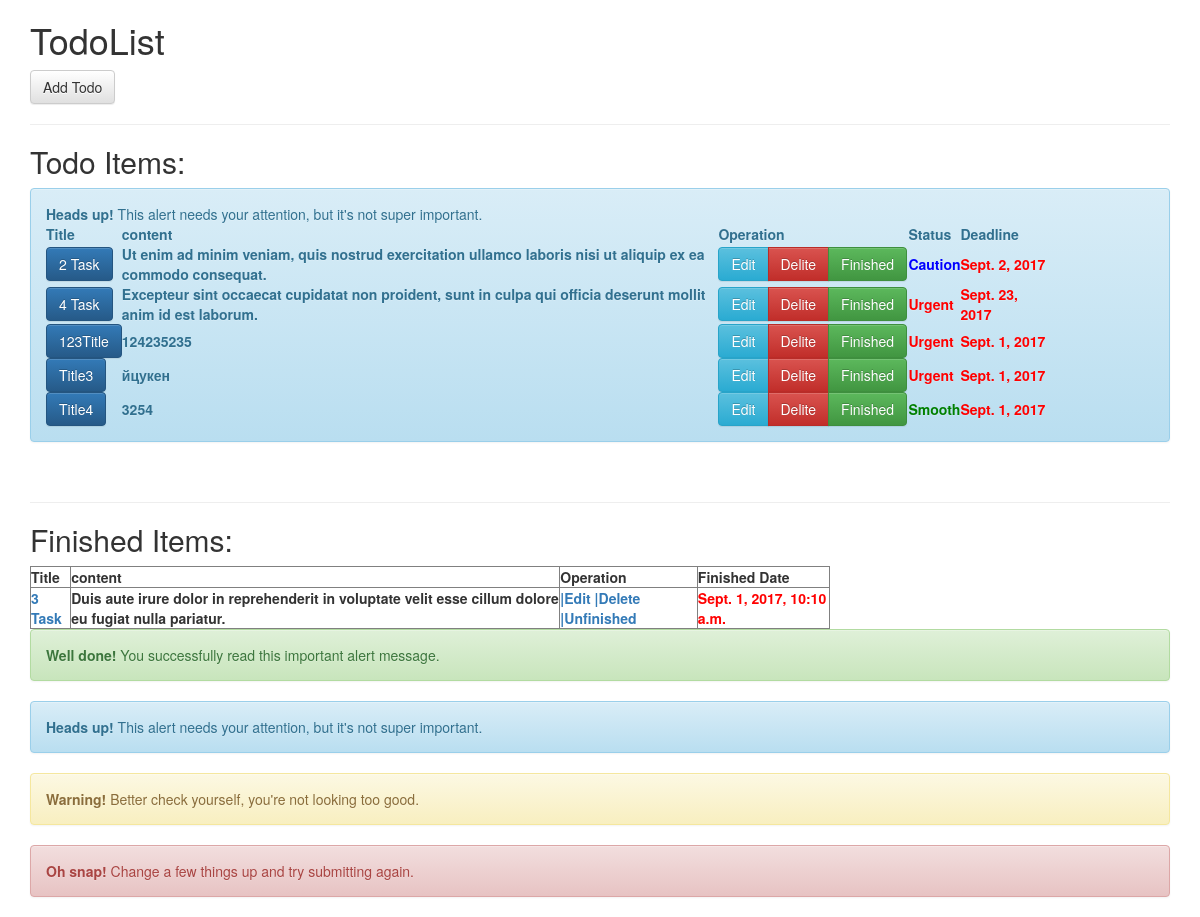
/todolist/, run on the app's committed database.
### ToDolist/models.py (models this page shows, shortened)
class Todo(models.Model):
    title = models.CharField(max_length=200)
    text = models.TextField()
    created_at = models.DateTimeField(default=datetime.now(), blank=True)
    finished_at = models.DateTimeField(default=datetime.now(), blank=True)
    finished = models.BooleanField(default=False)
    priority = models.IntegerField(default=0)
    deadline = models.DateField(default=date.today(), blank=True)

### ToDolist/views.py (the view)
def index(request):
    todos = Todo.objects.filter(finished=False)
    finishedtodos = Todo.objects.filter(finished=True)
    context = {
        'todos': todos,
        'finishedtodos': finishedtodos,
    }
    return render(request, 'todolist/index.html', context)

### templates/todolist/index.html (shortened to what this page needs)
{% extends 'todolist/base.html' %}
{% load staticfiles %}
{% load bootstrap3 %}
{% block index %}
<div class="todolist">
    <h2>Todo Items:</h2>
    <div class="alert alert-info" role="alert">
      <strong>Heads up!</strong> This alert needs your attention, but it's not super important.
    <table width="1000" border="0">
        <tr>
            <th>Title</th>
            <th>content</th>
            <th>Operation</th>
            <th>Status</th>
            <th>Deadline</th>
        </tr>
        {% for todo in todos %}
        <tr>
            <th><a class="btn btn-primary" href="/todolist/details/{{todo.id}}/" role="button">{{todo.title}}</a></th>
            <th>{{todo.text}}</th>
            <th width="190px">
                <div class="btn-group" role="group" aria-label="Basic example">
                  <a href="/todolist/edit/{{todo.id}}/" type="button" class="btn btn-secondary btn-info">Edit</a>
                  <a href="/todolist/delete/{{todo.id}}/" type="button" class="btn btn-secondary btn-danger">Delite</a>
                  <a href="/todolist/finished/{{todo.id}}/" type="button" class="btn btn-secondary btn-success">Finished</a>
                </div>
            </th>
            <th>
                {% if todo.priority == 1 %}
                   <font color="red" class="importance">Urgent</font>
                {% endif %}
                {% if todo.priority == 2 %}
                   <font color="blue" class="importance">Caution</font>
                {% endif %}
                {% if todo.priority == 3 %}
                   <font color="green" class="importance">Smooth</font>
                {% endif %}
            </th>
            <th><font color="red" class="ddl_tag">{{todo.deadline}}</font></th>
        </tr>
        {% endfor %}
    </table>
    </div>
    <br><hr>
</div>
<div class="finishedlist">
    <h2>Finished Items:</h2>
    <table width="800" border="1">
        <thead>
            <tr>
                <th>Title</th>
                <th>content</th>
                <th>Operation</th>
                <th>Finished Date</th>
            </tr>
        </thead>
        <tbody>
            {% for todo in finishedtodos %}
            <tr>
                <th>
                    <a href="/todos/details/{{todo.id}}">{{todo.title}}</a>
                </th>
                <th>{{todo.text}}</th>
                <th>
                    <a class='edit' href="/todos/edit/{{todo.id}}">|Edit</a>
                    <a class='delete' href="/todos/delete/{{todo.id}}">|Delete</a>
                    <a class='finished' href="/todos/finished/{{todo.id}}">|Unfinished</a>
                </th>
                <th>
                    <font color="red" class="ddl_tag">{{todo.finished_at}}</font>
                </th>
            </tr>
        </tbody>
        {% endfor %}
    </table>
</div>
    <div class="alert alert-success" role="alert">
  <strong>Well done!</strong> You successfully read this important alert message.
</div>
<div class="alert alert-info" role="alert">
  <strong>Heads up!</strong> This alert needs your attention, but it's not super important.
</div>
<div class="alert alert-warning" role="alert">
  <strong>Warning!</strong> Better check yourself, you're not looking too good.
</div>
<div class="alert alert-danger" role="alert">
  <strong>Oh snap!</strong> Change a few things up and try submitting again.
</div>
{% endblock %}

### templates/todolist/base.html (shortened to what this page needs)
{% load staticfiles %}
<!DOCTYPE html>
<html lang="en">
  <head>
    <link href="{% static "/css/bootstrap.css" %}" rel="stylesheet">
    <link href="{% static "/css/bootstrap.min.css" %}" rel="stylesheet">
    <link href="{% static "/css/bootstrap-theme.css" %}" rel="stylesheet">
  </head>
<body background="{% static "img/blur1.jpg" %}" >
 <div class="container">
    <div class="">
    <header id="main_header">
      <h1>TodoList</h1>
        <a href="{% url "todolist:add" %}" class="btn btn-default">Add Todo</a>
        <hr>
    </header>
    {% block index%}{% endblock %}
    </div>
  </div>
</body>
</html>

### data on the page
Todo: title "2 Task", text "Ut enim ad minim veniam, quis nostrud exercitation ullamco laboris nisi ut aliquip ex ea commodo consequat.", priority "Caution", deadline "Sept. 2, 2017"
Todo: title "4 Task", text "Excepteur sint occaecat cupidatat non proident, sunt in culpa qui officia deserunt mollit anim id est laborum.", priority "Urgent", deadline "Sept. 23, 2017"
Todo: title "123Title", text "124235235", priority "Urgent", deadline "Sept. 1, 2017"
Todo: title "Title3", text "йцукен", priority "Urgent", deadline "Sept. 1, 2017"
Todo: title "Title4", text "3254", priority "Smooth", deadline "Sept. 1, 2017"
Todo: title "3 Task", text "Duis aute irure dolor in reprehenderit in voluptate velit esse cillum dolore eu fugiat nulla pariatur.", finished_at "Sept. 1, 2017, 10:10 a.m."
